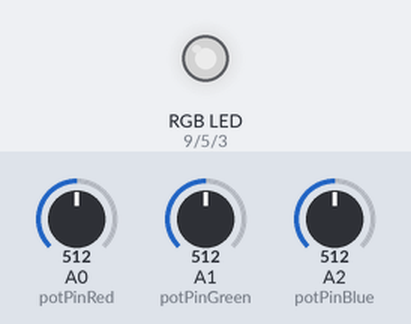
The sketch below on a simulated Arduino Uno, built with avr-gcc and run on an emulated ATmega328P. Shown: an RGB LED mixed from three pins (HIGH = lit). Inputs (shaded band) come from the test bench; at power-on: A0 (potPinRed) = 512, A1 (potPinGreen) = 512, A2 (potPinBlue) = 512. Dim RGB values are drawn brighter than linear.

Above: at 1.2 s.
1.3 s: A0 (potPinRed) set to 716
At 1.6 s:
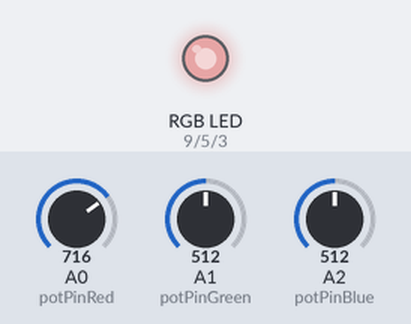
2.8 s: A1 (potPinGreen) set to 716
At 3.9 s:
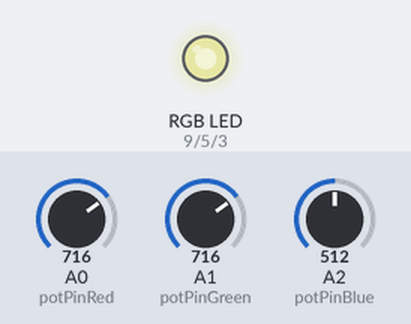
4.3 s: A2 (potPinBlue) set to 716
At 5.1 s:
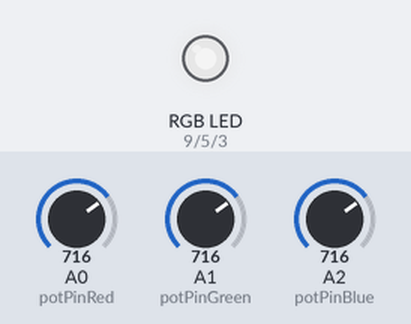
5.8 s: A0 (potPinRed) set to 900
At 6.2 s:
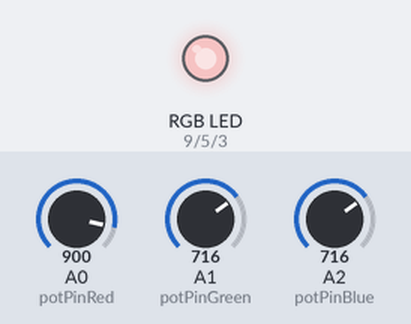
7.3 s: A1 (potPinGreen) set to 900
At 8.5 s:
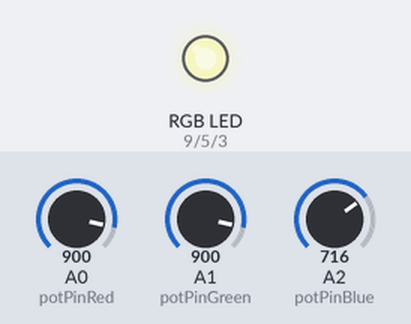
8.8 s: A2 (potPinBlue) set to 900
At 9.7 s:
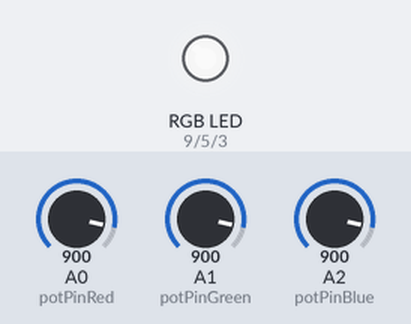
Timing chart, 0 to 11.3 s (numbered marks = the images above; inputs shaded):
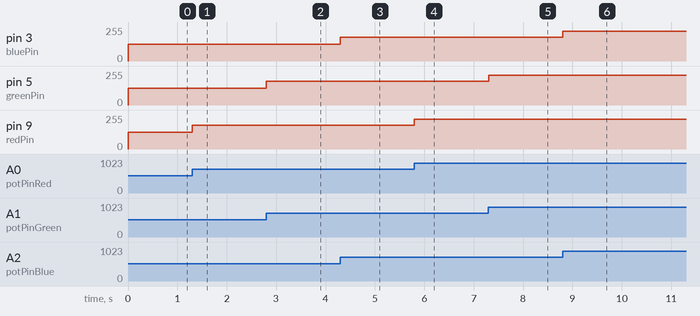

The sketch:

RGB_control.ino
```cpp
const int redPin = 9, bluePin = 3, greenPin = 5, //output pins
          potPinRed = A0, potPinGreen = A1, potPinBlue = A2; //input pins
int redValueIn, greenValueIn, blueValueIn, //input values
    redValueOut, greenValueOut, blueValueOut; //output values

void setup() {
  // put your setup code here, to run once:
  pinMode(redPin, OUTPUT);
  pinMode(greenPin, OUTPUT);
  pinMode(bluePin, OUTPUT);
  pinMode(potPinRed,INPUT);
  pinMode(potPinGreen,INPUT);
  pinMode(potPinBlue,INPUT);
  Serial.begin(9600);
}

void loop() {
  // put your main code here, to run repeatedly:

  //citim valorile de la potentiometre
  redValueIn = analogRead(potPinRed);
  greenValueIn = analogRead(potPinGreen);
  blueValueIn = analogRead(potPinBlue);

  //mapam pt valorile de output
  redValueOut = map(redValueIn, 0, 1023, 0, 255);
  greenValueOut = map(greenValueIn, 0, 1023, 0, 255);
  blueValueOut = map(blueValueIn, 0, 1023, 0, 255);

  //output
  analogWrite(redPin, redValueOut);
  analogWrite(greenPin, greenValueOut);
  analogWrite(bluePin, blueValueOut);
}
```

Measured:
- after the input at 1.3 s, pin 9 (redPin): 127/255 → 178/255 at once
- after the input at 2.8 s, pin 5 (greenPin): 127/255 → 178/255 at once
- after the input at 4.3 s, pin 3 (bluePin): 127/255 → 178/255 at once
- after the input at 5.8 s, pin 9 (redPin): 178/255 → 224/255 at once
- after the input at 7.3 s, pin 5 (greenPin): 178/255 → 224/255 at once
- after the input at 8.8 s, pin 3 (bluePin): 178/255 → 224/255 at once
